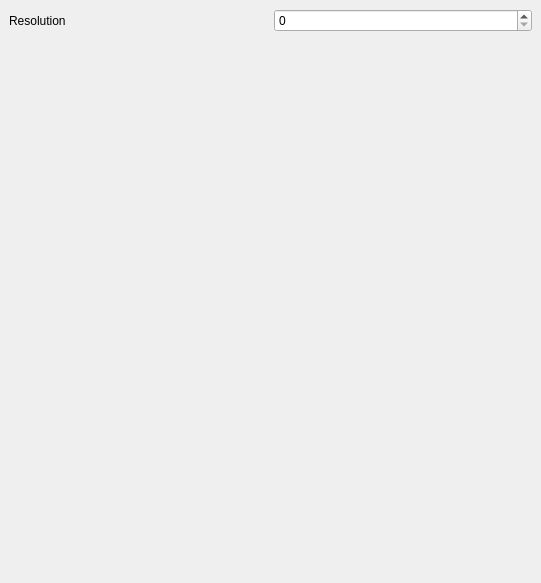
<?xml version="1.0" encoding="UTF-8"?>
<ui version="4.0">
 <class>SimpleView</class>
 <widget class="QMainWindow" name="SimpleView">
  <property name="geometry">
   <rect>
    <x>0</x>
    <y>0</y>
    <width>541</width>
    <height>583</height>
   </rect>
  </property>
  <property name="windowTitle">
   <string>SimpleView</string>
  </property>
  <widget class="QWidget" name="centralwidget">
   <layout class="QVBoxLayout" name="verticalLayout">
    <item>
     <layout class="QHBoxLayout" name="horizontalLayout">
      <item>
       <widget class="QLabel" name="label">
        <property name="text">
         <string>Resolution</string>
        </property>
       </widget>
      </item>
      <item>
       <widget class="QSpinBox" name="spinBox"/>
      </item>
     </layout>
    </item>
    <item>
     <widget class="QVTKWidget" name="qvtkWidget"/>
    </item>
   </layout>
  </widget>
  <action name="actionOpenFile">
   <property name="enabled">
    <bool>true</bool>
   </property>
   <property name="text">
    <string>Open File...</string>
   </property>
  </action>
  <action name="actionExit">
   <property name="text">
    <string>Exit</string>
   </property>
  </action>
  <action name="actionPrint">
   <property name="text">
    <string>Print</string>
   </property>
  </action>
  <action name="actionHelp">
   <property name="text">
    <string>Help</string>
   </property>
  </action>
  <action name="actionSave">
   <property name="text">
    <string>Save</string>
   </property>
  </action>
  <action name="actionAbout_me">
   <property name="text">
    <string>About me</string>
   </property>
  </action>
  <action name="actionSpace">
   <property name="text">
    <string>Space</string>
   </property>
  </action>
 </widget>
 <customwidgets>
  <customwidget>
   <class>QVTKWidget</class>
   <extends>QWidget</extends>
   <header>QVTKWidget.h</header>
  </customwidget>
 </customwidgets>
 <resources/>
 <connections/>
</ui>
